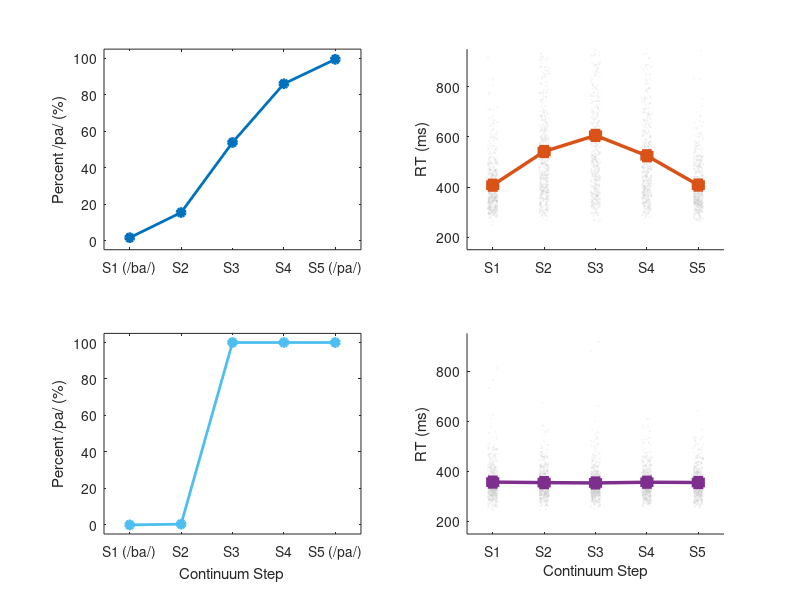

Write MATLAB code to recreate this figure. (Note: this script raises an error after producing the figure.)
%Diffusion Drift Model (DDM) Simulation of a 5-Step Speech Continuum (/ba/ to /pa/) (Pisoni & Tash, Perception and Psychophysics, 1974).  
% Model inspired by:
% Ratcliff, R., & McKoon, G. (2008). The diffusion decision model: Theory and data for two-choice decision tasks. Neural Computation, 20(4), 873–922.
%
% Author: Gavin Bidelman, PhD [7/2/26] gbidel@iu.edu
%
clear all; clc; close all; 


% 1. Global Parameters (Shared)
nTrialsPerStep = 500;       % Number of trials per continuum step
dt = 0.001;                 % Time step size (1 ms)
maxTime = 2.0;              % Maximum trial duration (2 seconds)
tSteps = maxTime / dt;      % Max discrete time steps per trial
c = 0.1;                    % Within-trial diffusion noise coefficient

% 2. Set DDM params---------
a_classic = 0.12;           % Boundary separation
ter_classic = 0.250;        % Mean non-decision time
s_ter_classic = 0.060;      % Non-decision variability
s_v_classic = 0.08;         % Drift variability
drift_classic = [-0.4, -0.18, 0.0, 0.18, 0.4]; % Inverted-V drift profile
% Ambiguous tokens have drift rates near zero, causing prolonged evidence accumulation.
% Negative values → evidence accumulates toward the lower (/ba/) boundary.
% Positive values → evidence accumulates toward the upper (/pa/) boundary.
% Larger absolute values (v) → faster accumulation.
% Values near zero → slow accumulation, more diffusion-driven decisions.

a_flat = a_classic;       %same params as above; only drift rates differ      
ter_flat=ter_classic;
s_ter_flat = s_ter_classic;         
s_v_flat = s_v_classic;    
drift_flat = [-0.6, -0.6, 0.6, 0.6, 0.6]; % Uniform high-speed drift profile 
%-------------------------------------

meanRTs_classic = zeros(1, 5);
percentPa_classic = zeros(1, 5);
allRTs_classic = cell(1, 5);

%rng(42); % Seed for exact across-mode reproducibility
for step = 1:5
    v_mean = drift_classic(step); 
    stepRTs = zeros(nTrialsPerStep, 1);
    stepChoices = zeros(nTrialsPerStep, 1); 
    
    for trial = 1:nTrialsPerStep
        v_trial = v_mean + s_v_classic * randn();
        ter_trial = (ter_classic - s_ter_classic/2) + s_ter_classic * rand();
        evidence = a_classic / 2;
        rt = maxTime; choice = NaN;
        
        for t = 1:tSteps
            evidence = evidence + v_trial * dt + c * sqrt(dt) * randn();
            if evidence >= a_classic
                rt = t * dt + ter_trial; choice = 1; break;
            elseif evidence <= 0
                rt = t * dt + ter_trial; choice = 0; break;
            end
        end
        stepRTs(trial) = rt; stepChoices(trial) = choice;
    end
    allRTs_classic{step} = stepRTs;
    meanRTs_classic(step) = mean(stepRTs);
    percentPa_classic(step) = (sum(stepChoices == 1) / nTrialsPerStep) * 100;
end

% 3. Run Condition 2: Flat Configuration
% Storage arrays for flat condition
meanRTs_flat = zeros(1, 5);
percentPa_flat = zeros(1, 5);
allRTs_flat = cell(1, 5);

rng(42); % Re-seed for consistency
for step = 1:5
    v_mean = drift_flat(step); 
    stepRTs = zeros(nTrialsPerStep, 1);
    stepChoices = zeros(nTrialsPerStep, 1); 
    
    for trial = 1:nTrialsPerStep
        v_trial = v_mean + s_v_flat * randn();
        ter_trial = (ter_flat - s_ter_flat/2) + s_ter_flat * rand();
        evidence = a_flat / 2;
        rt = maxTime; choice = NaN;
        
        for t = 1:tSteps
            evidence = evidence + v_trial * dt + c * sqrt(dt) * randn();
            if evidence >= a_flat
                rt = t * dt + ter_trial; choice = 1; break;
            elseif evidence <= 0
                rt = t * dt + ter_trial; choice = 0; break;
            end
        end
        stepRTs(trial) = rt; stepChoices(trial) = choice;
    end
    allRTs_flat{step} = stepRTs;
    meanRTs_flat(step) = mean(stepRTs);
    percentPa_flat(step) = (sum(stepChoices == 1) / nTrialsPerStep) * 100;
end


%%
figure;
set(gcf, 'Units', 'normalized','position',[0.3 0.2 0.4 0.5]);

% --- ROW 1: CLASSIC MODEL OUTPUTS ---
subplot(2, 2, 1);
plot(1:5, percentPa_classic, '-o', 'LineWidth', 2, 'Color', '#0072BD', 'MarkerFaceColor', '#0072BD', 'MarkerSize', 6);
xlim([0.5, 5.5]); ylim([-5, 105]); %grid on;
set(gca, 'XTick', 1:5, 'XTickLabel', {'S1 (/ba/)', 'S2', 'S3', 'S4', 'S5 (/pa/)'});
ylabel('Percent /pa/ (%)'); %title('A. Classic Psychometric Function');

% Subplot 2: Classic Inverted-V RT Curve
subplot(2, 2, 2); hold on;
for step = 1:5
    jitter = (rand(nTrialsPerStep, 1) - 0.5) * 0.18;
    scatter(step + jitter, allRTs_classic{step} * 1000, 3, [0.75 0.75 0.75], 'filled', 'MarkerFaceAlpha', 0.12);
end
plot(1:5, meanRTs_classic * 1000, '-s', 'LineWidth', 2.5, 'Color', '#D95319', 'MarkerFaceColor', '#D95319', 'MarkerSize', 7);
xlim([0.5, 5.5]); ylim([150, 950]); %grid on;
set(gca, 'XTick', 1:5, 'XTickLabel', {'S1', 'S2', 'S3', 'S4', 'S5'});
ylabel('RT (ms)'); %title('B. Classic Chronometric Curve (Inverted-V)');

% --- ROW 2: FLAT MODEL OUTPUTS ---
% Subplot 3: Flat Model Categorization
subplot(2, 2, 3);
plot(1:5, percentPa_flat, '-o', 'LineWidth', 2, 'Color', '#4DBEEF', 'MarkerFaceColor', '#4DBEEF', 'MarkerSize', 6);
xlim([0.5, 5.5]); ylim([-5, 105]); %grid on;
set(gca, 'XTick', 1:5, 'XTickLabel', {'S1 (/ba/)', 'S2', 'S3', 'S4', 'S5 (/pa/)'});
xlabel('Continuum Step'); ylabel('Percent /pa/ (%)'); %title('C. Flat Model Psychometric Function');

% Subplot 4: Flat Model Uniform RT Curve
subplot(2, 2, 4); hold on;
for step = 1:5
    jitter = (rand(nTrialsPerStep, 1) - 0.5) * 0.18;
    scatter(step + jitter, allRTs_flat{step} * 1000, 3, [0.75 0.75 0.75], 'filled', 'MarkerFaceAlpha', 0.12);
end
plot(1:5, meanRTs_flat * 1000, '-s', 'LineWidth', 2.5, 'Color', '#7E2F8E', 'MarkerFaceColor', '#7E2F8E', 'MarkerSize', 7);
xlim([0.5, 5.5]); ylim([150, 950]);% grid on; % Kept Y-Axis matched to Row 1 for clear scaling comparison
set(gca, 'XTick', 1:5, 'XTickLabel', {'S1', 'S2', 'S3', 'S4', 'S5'});
xlabel('Continuum Step'); ylabel('RT (ms)'); %title('D. Flat Model Chronometric Curve (Uniform)');

sgtitle('Diffusion model  Parameter Comparison: Classic vs. Flat RT Drift Diffusion Profiles', 'FontSize', 12, 'FontWeight', 'bold');


ylim([200 800])
fontsize(8,'points')

%%
%Plot 20 trajectories from a single continuum step
figure;
set(gcf, 'Units', 'normalized','position',[0.05 0.2 0.85 0.2]);

nPlotTrials = 20;
v_mean = 0; % Token 3
a = a_classic;  
 
for step = 1:5
    subplot(1,5,step)
    hold on
    v_mean = drift_classic(step);

    for tr = 1:nPlotTrials
        v_trial = v_mean + s_v_classic*randn();
        evidence = a_classic/2;
        x = 0;
        y = evidence;

        for t = 1:tSteps
            evidence = evidence + v_trial*dt + c*sqrt(dt)*randn();
            x(end+1) = t*dt;
            y(end+1) = evidence;

            if evidence >= a_classic || evidence <= 0
                break
            end
        end
        plot(x,y)
    end

    yline(a_classic,'k--'); yline(0,'k--')
    title(sprintf('S%d',step))
    ylim([-0.02 a_classic+0.02]);
    xlim([0 1.2])

end

yline(a,'r--','Upper Bound')
yline(0,'b--','Lower Bound')
xlabel('Time (s)')
ylabel('Accumulated Evidence')

figure
step = 3;

subplot(1,2,1)
hold on
title('Classic S3')

for tr = 1:20
    evidence = a_classic/2;
    v_trial = drift_classic(step) + s_v_classic*randn();
    x = 0;
    y = evidence;

    for t = 1:tSteps
        evidence = evidence + v_trial*dt + c*sqrt(dt)*randn();
        x(end+1) = t*dt;
        y(end+1) = evidence;
        if evidence>=a_classic || evidence<=0
            break
        end
    end
    plot(x,y);
    xlim([0 1])
end

yline(a_classic,'k--')
yline(0,'k--')

subplot(1,2,2)
hold on
title('Flat S3')

for tr = 1:20
    evidence = a_flat/2;
    v_trial = drift_flat(step) + s_v_flat*randn();
    x = 0;
    y = evidence;

    for t = 1:tSteps
        evidence = evidence +  v_trial*dt +  c*sqrt(dt)*randn();
        x(end+1) = t*dt;
        y(end+1) = evidence;

        if evidence>=a_flat || evidence<=0
            break
        end
    end
    plot(x,y);
     xlim([0 1])
      
end

yline(a_flat,'k--')
yline(0,'k--')


%tracts color coded figure
figure
hold on

step = 3;
N = 500;

allRT = zeros(N ,1);
trajX = cell(N,1);
trajY = cell(N,1);

for tr = 1:N
    evidence = a_classic/2;
    v_trial = drift_classic(step) +s_v_classic*randn();
    x = 0;
    y = evidence;

    for t = 1:tSteps
        evidence = evidence + v_trial*dt +  c*sqrt(dt)*randn();
        x(end+1) = t*dt;
        y(end+1) = evidence;

        if evidence>=a_classic || evidence<=0
            allRT(tr) = t*dt;
            break
        end
    end
    trajX{tr}=x;
    trajY{tr}=y;
end

cmap = turbo(256);
rtNorm = rescale(allRT,1,256);

for tr = 1:N
    clr = cmap(round(rtNorm(tr)),:);
    plot(trajX{tr},trajY{tr},'Color',[clr 0.15])
end

yline(a_classic,'k--')
yline(0,'k--')

cb = colorbar;
cb.Label.String = 'Decision Time';

xlabel('Time (s)')
ylabel('Evidence')
title('Classic Model S3: Trajectories Colored by RT')

%%
%animate single trial trajectory

%{
figure;
drawnow;

v_trial = 0.18;
evidence = a_classic/2;

for t = 1:tSteps
    evidence = evidence + v_trial*dt + c*sqrt(dt)*randn();

    plot(t*dt,evidence,'bo')
    hold on

    yline(a_classic,'r--')
    yline(0,'b--')
    xlim([0 1.0])
    ylim([-0.02 a_classic+0.02])

    drawnow
    if evidence>=a_classic || evidence<=0
        break
    end
end


%}
